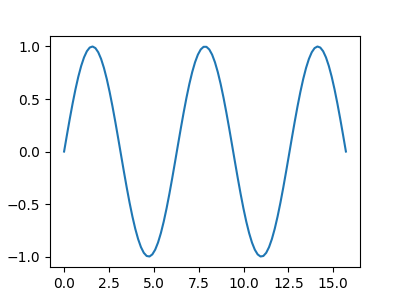

Generate this figure with Python:
fig = plt.figure(figsize=(4,3))
x = np.linspace(0,np.pi*5,100)
y = np.sin(x)

plt.plot(x,y)
